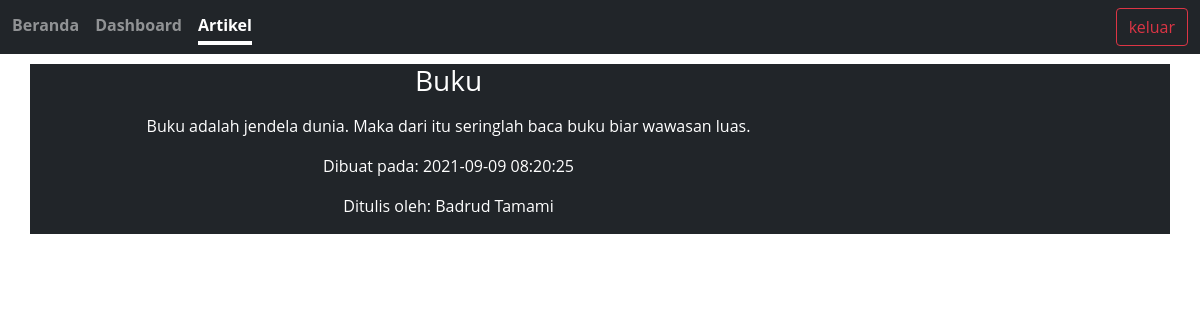
/artikel.php?id=1, run on the app's committed database.
### tables this page shows
CREATE TABLE `artikel` (
  `id` int(11) NOT NULL AUTO_INCREMENT,
  `judul_artikel` varchar(225) NOT NULL,
  `isi_artikel` text NOT NULL,
  `penulis_artikel` varchar(225) NOT NULL,
  `tgl_artikel` datetime NOT NULL DEFAULT current_timestamp(),
  PRIMARY KEY (`id`)
);

### library.php (called while the page is built, shortened)
<?php
class Library
{
    protected $username = "root",
        $password = "root",
        $servername = "localhost",
        $database = "blog";
    public function __construct()
    {
        try {
            $this->db = new PDO("mysql:host=$this->servername;dbname=$this->database", $this->username, $this->password);
        } catch (PDOException $e) {
            echo $e->getMessage();
            return false;
        }
    }
    public function getById($id)
    {
        $query = $this->db->prepare("SELECT * FROM artikel WHERE id = :id");
        $query->bindParam(":id", $id);
        $query->execute();
        return $query->fetch();
    }
}

### artikel.php (the view, shortened to what this page needs)
<?php
require('library.php');
$lib = new Library();
if (isset($_GET['id'])) {
    $id = $_GET['id'];
    $artikel = $lib->getById($id);
} else {
    header('Location: beranda.php');
}
?>
<!DOCTYPE html>
<html lang="en">
<head>
    <link rel="stylesheet" href="assets/styles/bootstrap.min.css">
    <link rel="stylesheet" href="assets/styles/style.css">
</head>
<header class="mb-5">
    <nav class="navbar navbar-expand-md navbar-dark fixed-top bg-dark ">
        <div class="container-fluid">
            <div class="collapse navbar-collapse" id="navbarCollapse">
                <div class="nav nav-masthead justify-content-center me-auto mb-2 mb-md-0">
                    <a class="nav-link" href="beranda.php">Beranda</a>
                    <a class="nav-link" href="dashboard.php">Dashboard</a>
                    <a class="nav-link active" aria-current="page" href="#">Artikel</a>
                </div>
                <div class="float-md-end">
                    <a href="logout.php"><button class="btn btn-outline-danger" type="button">keluar</button></a>
                </div>
            </div>
        </div>
    </nav>
</header>
<main class="card-body">
    <div class="container bg-dark text-white text-center">
        <div class="row col-md-9">
            <h3 class="mb-3"><?= $artikel['judul_artikel'] ?></h3>
            <div class="media-body">
                <p><?= $artikel['isi_artikel']; ?></p>
            </div>
            <p>Dibuat pada: <?= $artikel['tgl_artikel'] ?></p>
            <p>Ditulis oleh: <?= $artikel['penulis_artikel'] ?></p>
        </div>
    </div>
</main>
<body>
</body>
</html>

### assets/styles/style.css (style rules this page uses)
* { margin: 0; padding: 0; outline: 0; font-family: 'Open Sans', sans-serif; }
.nav-masthead .nav-link { padding: .25rem 0; font-weight: 700; color: rgba(255, 255, 255, .5); background-color: transparent; border-bottom: .25rem solid transparent; }
.nav-masthead .nav-link+.nav-link { margin-left: 1rem; }
.nav-masthead .active { color: #fff; border-bottom-color: #fff; }

### data on the page
artikel: judul_artikel "Buku", isi_artikel "Buku adalah jendela dunia. Maka dari itu seringlah baca buku biar wawasan luas.", tgl_artikel "2021-09-09 08:20:25", penulis_artikel "Badrud Tamami"
